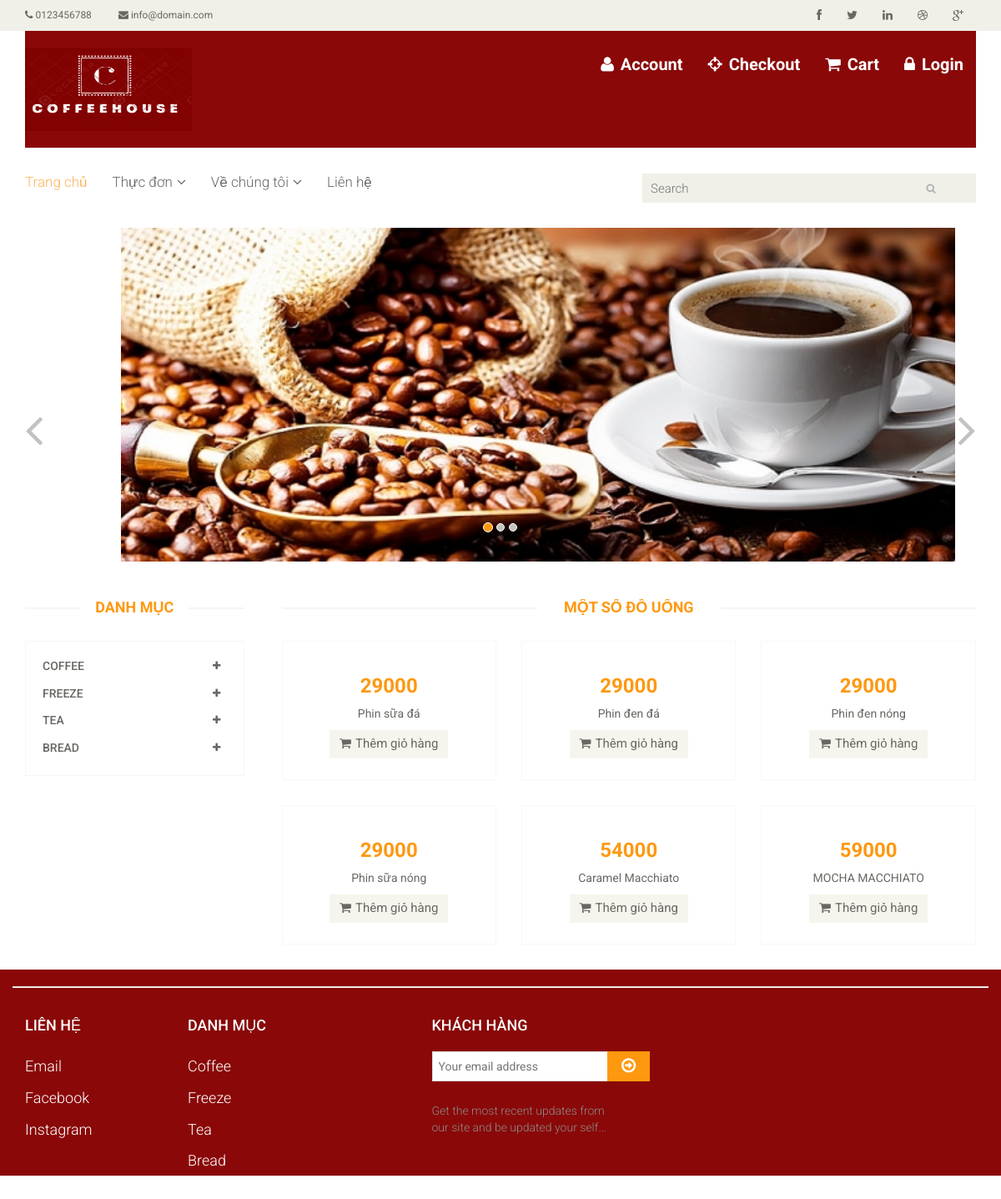
The page / on the database its author committed.
### home/models.py (models this page shows)
class Category(models.Model):
    title = models.CharField(max_length=100,default='')
    description = models.TextField(default='')
    active = models.BooleanField(default=True)

class Product(models.Model):
    title = models.CharField(max_length=255,default='')
    description = models.TextField(default='')
    category = models.ForeignKey(Category,on_delete=models.CASCADE)
    product_img = models.CharField(max_length=255,default='')
    price = models.IntegerField(default=0)
    active = models.BooleanField(default=True)

### home/views.py (the view)
# urls.py: path('', IndexView.as_view(), name='home'),
class IndexView(TemplateView):
    template_name = "index.html"
    def get_context_data(self, **kwargs):
        categories = Category.objects.all()
        product = Product.objects.all()[:6]
        context = {
            'categorys': categories,
            'products' : product,
        }
        return context

### home/templates/index.html (shortened to what this page needs)
{% extends 'base.html' %}
{% load static %}
{% block content %}
	<section id="slider">
		<div class="container">
			<div class="row">
				<div class="col-sm-12">
				<div id="slider-carousel" class="carousel slide" data-ride="carousel">
						<ol class="carousel-indicators">
							<li data-target="#slider-carousel" data-slide-to="0" class="active"></li>
							<li data-target="#slider-carousel" data-slide-to="1"></li>
							<li data-target="#slider-carousel" data-slide-to="2"></li>
						</ol>
						<div class="carousel-inner">
							<div class="item active">
								<div class="col-sm-12">
									<img src="{% static 'images/home/cafe1.jpg' %}" class="girl img-responsive" alt="" style="height:400px;width:1000px" />
								</div>
							</div>
						</div>
						<a href="#slider-carousel" class="left control-carousel hidden-xs" data-slide="prev">
							<i class="fa fa-angle-left"></i>
						</a>
						<a href="#slider-carousel" class="right control-carousel hidden-xs" data-slide="next">
							<i class="fa fa-angle-right"></i>
						</a>
					</div>
				</div>
			</div>
		</div>
	</section>
	<section>
		<div class="container">
			<div class="row">
				<div class="col-sm-3">
					<div class="left-sidebar">
						<h2>Danh mục</h2>
						<div class="panel-group category-products" id="accordian">
							{% for item in categorys %}
                            <div class="panel panel-default">
								<div class="panel-heading">
									<h4 class="panel-title">
										<a data-toggle="collapse" data-parent="#accordian" href="{{ item.id }}">
											<span class="badge pull-right"><i class="fa fa-plus"></i></span>
											{{ item.title }}
										</a>
									</h4>
								</div>
							</div>
                            {% endfor %}
						</div>
					</div>
				</div>
				<div class="col-sm-9 padding-right">
					<div class="features_items">
						<h2 class="title text-center">Một số đồ uống</h2>
                        {% for item in products %}
                            <div class="col-sm-4">
							<div class="product-image-wrapper">
								<div class="single-products">
										<div class="productinfo text-center">
											<h2>{{ item.price }}</h2>
											<a href="{% url 'home:detail' detail.pk %}">
                                                <p>{{ item.title }}</p>
                                            </a>
											<a class="btn btn-default add-to-cart"><i class="fa fa-shopping-cart"></i>Thêm giỏ hàng</a>
										</div>
								</div>
							</div>
						</div>
                        {% endfor %}
					</div>
				</div>
			</div>
		</div>
	</section>
{% endblock %}

### home/templates/base.html (shortened to what this page needs)
{% load static %}
<!DOCTYPE html>
<html lang="en">
<head>
    <link href="{% static 'css/bootstrap.min.css' %}" rel="stylesheet">
    <link href="{% static 'css/font-awesome.min.css' %}" rel="stylesheet">
    <link href="{% static 'css/prettyPhoto.css' %}" rel="stylesheet">
    <link href="{% static 'css/price-range.css' %}" rel="stylesheet">
    <link href="{% static 'css/animate.css' %}" rel="stylesheet">
	<link href="{% static 'css/main.css' %}" rel="stylesheet">
	<link href="{% static 'css/responsive.css' %}" rel="stylesheet">
</head>
<body>
{% block header %}
	<header id="header">
		<div class="header_top">
			<div class="container">
				<div class="row">
					<div class="col-sm-6">
						<div class="contactinfo">
							<ul class="nav nav-pills">
								<li><a href="#"><i class="fa fa-phone"></i> 0123456788</a></li>
								<li><a href="#"><i class="fa fa-envelope"></i> info@domain.com</a></li>
							</ul>
						</div>
					</div>
					<div class="col-sm-6">
						<div class="social-icons pull-right">
							<ul class="nav navbar-nav">
								<li><a href="#"><i class="fa fa-facebook"></i></a></li>
								<li><a href="#"><i class="fa fa-twitter"></i></a></li>
								<li><a href="#"><i class="fa fa-linkedin"></i></a></li>
								<li><a href="#"><i class="fa fa-dribbble"></i></a></li>
								<li><a href="#"><i class="fa fa-google-plus"></i></a></li>
							</ul>
						</div>
					</div>
				</div>
			</div>
		</div>
		<div class="header-middle">
			<div class="container">
				<div class="row" style="background-color: #8A0808 !important;" >
					<div class="col-sm-4">
						<div class="logo pull-left">
							<a href="index.html"><img src="{% static 'images/home/logo2.png' %}" width="200" height="100" ></a>
						</div>
					</div>
					<div class="col-sm-8">
						<div class="shop-menu pull-right" >
							<ul class="nav navbar-nav" >
								<li><a href="#" style="color: white !important;font-weight: bold;font-size: 20px;background-color: #8A0808 !important;"><i class="fa fa-user" ></i> Account</a></li>
								<li><a href="checkout.html" style="color: white !important;font-weight: bold;font-size: 20px;background-color: #8A0808 !important;"><i class="fa fa-crosshairs"></i> Checkout</a></li>
								<li><a href="cart.html" style="color: white !important;font-weight: bold;font-size: 20px;background-color: #8A0808 !important;"><i class="fa fa-shopping-cart"></i> Cart</a></li>
								<li><a href="{% url 'home:login' %}" style="color: white !important;font-weight: bold;font-size: 20px;background-color: #8A0808 !important;"><i class="fa fa-lock"></i> Login</a></li>
                                <br>
							</ul>
						</div>
					</div>
				</div>
			</div>
		</div>
		<div class="header-bottom">
			<div class="container">
				<div class="row">
					<div class="col-sm-9">
						<div class="mainmenu pull-left">
							<ul class="nav navbar-nav collapse navbar-collapse">
								<li><a href="index.html" class="active">Trang chủ</a></li>
								<li class="dropdown"><a href="{% url 'home:product' %}">Thực đơn<i class="fa fa-angle-down"></i></a>
                                </li>
								<li class="dropdown"><a href="blog.html">Về chúng tôi<i class="fa fa-angle-down"></i></a>
                                </li>
								<li><a href="contact-us.html">Liên hệ</a></li>
							</ul>
						</div>
					</div>
					<div class="col-sm-3">
						<div class="search_box pull-right"  >
							<input type="text" placeholder="Search" style="width:400px;  background-position: 340px;font-size:15px"/>
						</div>
					</div>
				</div>
			</div>
		</div>
	</header>
{% endblock %}
{% block content %}
{% endblock %}
{% block footer %}
<footer id="footer"style="background-color: #8A0808 !important;">
		<div class="footer-top">
			<div class="container" >
			</div>
		</div>
		<div class="footer-widget">
			<div class="container" >
				<div class="row" >
					<div class="col-sm-2"  >
						<div class="single-widget" >
							<h2 style="color:white;font-size:18px;">Liên hệ </h2>
							<ul class="nav nav-pills nav-stacked">
								<li ><a href="#" style="color:white;font-size:18px;">Email</a></li>
								<li ><a href="#" style="color:white;font-size:18px;">Facebook</a></li>
								<li ><a href="#" style="color:white;font-size:18px;">Instagram</a></li>
							</ul>
						</div>
					</div>
					<div class="col-sm-2">
						<div class="single-widget">
							<h2 style="color:white;font-size:18px;">Danh mục </h2>
							<ul class="nav nav-pills nav-stacked">
								<li><a href="#" style="color:white;font-size:18px;">Coffee</a></li>
								<li><a href="#" style="color:white;font-size:18px;">Freeze</a></li>
								<li><a href="#" style="color:white;font-size:18px;">Tea</a></li>
								<li><a href="#" style="color:white;font-size:18px;">Bread</a></li>
							</ul>
						</div>
					</div>
					<div class="col-sm-3 col-sm-offset-1">
						<div class="single-widget">
							<h2 style="color:white;font-size:18px;">Khách hàng</h2>
							<form action="#" class="searchform">
								<input type="text" placeholder="Your email address" />
								<button type="submit" class="btn btn-default"><i class="fa fa-arrow-circle-o-right"></i></button>
								<p>Get the most recent updates from <br />our site and be updated your self...</p>
							</form>
						</div>
					</div>
				</div>
			</div>
		</div>
	</footer>
{% endblock %}
</body>
</html>

### rows shown on the page
Category: title "COFFEE"
Category: title "FREEZE"
Category: title "TEA"
Category: title "BREAD"
Product: price "29000", title "Phin sữa đá"
Product: price "29000", title "Phin đen đá"
Product: price "29000", title "Phin đen nóng"
Product: price "29000", title "Phin sữa nóng"
Product: price "54000", title "Caramel Macchiato"
Product: price "59000", title "MOCHA MACCHIATO"
